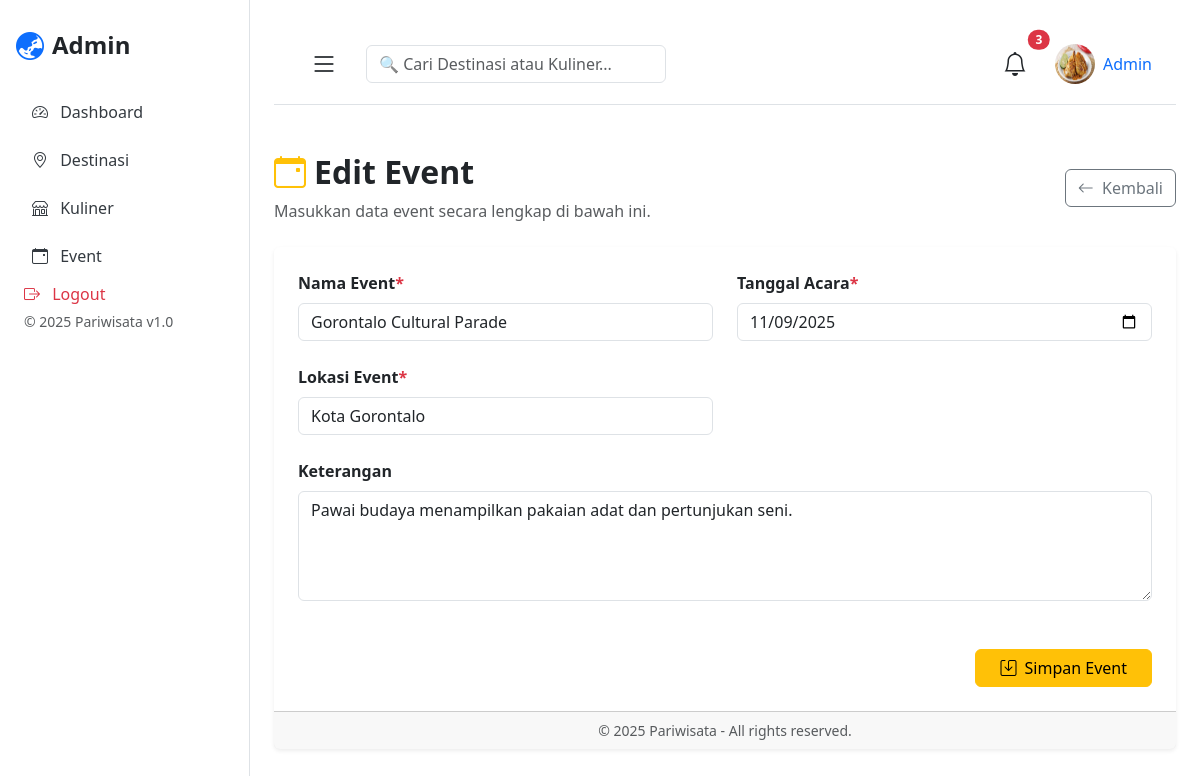
The app's page /admin/event/edit.php?id=4 with its own data.
### tables this page shows
CREATE TABLE `event` (
  `id` int(11) NOT NULL,
  `nama` varchar(255) NOT NULL,
  `tanggal` date NOT NULL,
  `lokasi` varchar(255) NOT NULL,
  `keterangan` text NOT NULL
);

### admin/event/edit.php (the view, shortened to what this page needs)
<?php
require '../../databases/koneksi.php';
require '../../layout/header_admin.php'; ?>
<div class="d-flex justify-content-between align-items-center mb-4 mt-5">
  <div>
    <h2 class="fw-bold"><i class="bi bi-calendar-event text-warning me-2"></i>Edit Event</h2>
    <p class="text-muted mb-0">Masukkan data event secara lengkap di bawah ini.</p>
  </div>
  <a href="index.php" class="btn btn-outline-secondary">
    <i class="bi bi-arrow-left me-1"></i> Kembali
  </a>
</div>
<div class="card shadow-sm border-0">
  <div class="card-body p-4">
<?php
$id = $_GET['id'];
  $sql = "SELECT * FROM event WHERE id=$id";
  $result = mysqli_query($conn,$sql);
  $row= mysqli_fetch_assoc($result);
?>
    <form action="proses_edit.php" method="POST">
      <div class="row g-4">
        <div class="col-md-6">
          <label class="form-label fw-semibold">Nama Event<span class="text-danger">*</span></label>
          <input type="text" class="form-control" name="nama" value="<?=$row['nama']?>">
        </div>
        <div class="col-md-6">
          <label class="form-label fw-semibold">Tanggal Acara<span class="text-danger">*</span></label>
          <input type="date" class="form-control" name="tanggal" value="<?=$row['tanggal']?>">
        </div>
        <div class="col-md-6">
          <label class="form-label fw-semibold">Lokasi Event<span class="text-danger">*</span></label>
          <input type="text" class="form-control" name="lokasi" value="<?=$row['lokasi']?>" >
        </div>
        <div class="col-12">
          <label class="form-label fw-semibold">Keterangan</label>
          <textarea class="form-control" name="keterangan" rows="4"><?=$row['keterangan']?></textarea>
        </div>
      </div>
      <div class="mt-5 d-flex justify-content-end gap-2">
        <button type="submit" name="edit" class="btn btn-warning px-4">
          <i class="bi bi-save me-1"></i> Simpan Event
        </button>
      </div>
    </form>
  </div>
  <div class="card-footer text-center text-muted small">
    © 2025 Pariwisata - All rights reserved.
  </div>
</div>
<?php
require '../../layout/footer_admin.php';
?>

### records on screen
event: nama "Gorontalo Cultural Parade", tanggal "11/09/2025", lokasi "Kota Gorontalo", keterangan "Pawai budaya menampilkan pakaian adat dan pertunjukan seni."

### other values on screen
$_SESSION['nama'] "Admin"
